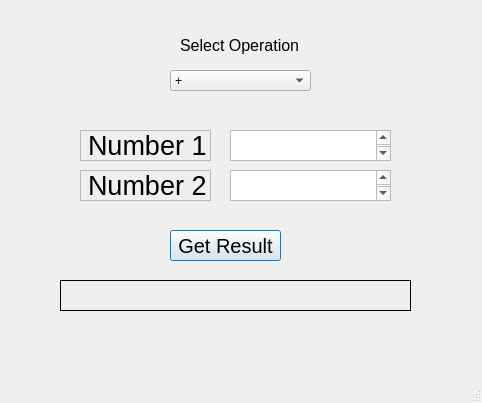
<?xml version="1.0" encoding="UTF-8"?>
<ui version="4.0">
 <class>MainWindow</class>
 <widget class="QMainWindow" name="MainWindow">
  <property name="geometry">
   <rect>
    <x>0</x>
    <y>0</y>
    <width>482</width>
    <height>403</height>
   </rect>
  </property>
  <property name="windowTitle">
   <string>MainWindow</string>
  </property>
  <property name="animated">
   <bool>true</bool>
  </property>
  <property name="dockOptions">
   <set>QMainWindow::AllowTabbedDocks|QMainWindow::AnimatedDocks</set>
  </property>
  <widget class="QWidget" name="centralwidget">
   <widget class="QLabel" name="NUM1">
    <property name="geometry">
     <rect>
      <x>80</x>
      <y>130</y>
      <width>131</width>
      <height>31</height>
     </rect>
    </property>
    <property name="sizePolicy">
     <sizepolicy hsizetype="Preferred" vsizetype="Preferred">
      <horstretch>0</horstretch>
      <verstretch>0</verstretch>
     </sizepolicy>
    </property>
    <property name="font">
     <font>
      <pointsize>20</pointsize>
     </font>
    </property>
    <property name="mouseTracking">
     <bool>false</bool>
    </property>
    <property name="frameShape">
     <enum>QFrame::StyledPanel</enum>
    </property>
    <property name="text">
     <string>Number 1</string>
    </property>
   </widget>
   <widget class="QLabel" name="NUM2">
    <property name="geometry">
     <rect>
      <x>80</x>
      <y>170</y>
      <width>131</width>
      <height>31</height>
     </rect>
    </property>
    <property name="font">
     <font>
      <pointsize>20</pointsize>
     </font>
    </property>
    <property name="frameShape">
     <enum>QFrame::StyledPanel</enum>
    </property>
    <property name="frameShadow">
     <enum>QFrame::Plain</enum>
    </property>
    <property name="text">
     <string>Number 2</string>
    </property>
   </widget>
   <widget class="QPushButton" name="RESULT">
    <property name="geometry">
     <rect>
      <x>170</x>
      <y>230</y>
      <width>111</width>
      <height>31</height>
     </rect>
    </property>
    <property name="font">
     <font>
      <family>MS Shell Dlg 2</family>
      <pointsize>15</pointsize>
      <weight>50</weight>
      <italic>false</italic>
      <bold>false</bold>
     </font>
    </property>
    <property name="cursor">
     <cursorShape>WaitCursor</cursorShape>
    </property>
    <property name="mouseTracking">
     <bool>true</bool>
    </property>
    <property name="autoFillBackground">
     <bool>false</bool>
    </property>
    <property name="styleSheet">
     <string notr="true">font: 8pt &quot;Microsoft YaHei UI&quot;;
font: 15pt &quot;MS Shell Dlg 2&quot;;</string>
    </property>
    <property name="text">
     <string>Get Result</string>
    </property>
    <property name="checkable">
     <bool>false</bool>
    </property>
    <property name="autoRepeat">
     <bool>false</bool>
    </property>
    <property name="autoDefault">
     <bool>false</bool>
    </property>
    <property name="default">
     <bool>true</bool>
    </property>
    <property name="flat">
     <bool>false</bool>
    </property>
   </widget>
   <widget class="QLabel" name="SUM">
    <property name="geometry">
     <rect>
      <x>60</x>
      <y>280</y>
      <width>351</width>
      <height>31</height>
     </rect>
    </property>
    <property name="font">
     <font>
      <pointsize>15</pointsize>
     </font>
    </property>
    <property name="frameShape">
     <enum>QFrame::Box</enum>
    </property>
    <property name="text">
     <string/>
    </property>
   </widget>
   <widget class="QPlainTextEdit" name="plainTextEdi_1">
    <property name="geometry">
     <rect>
      <x>230</x>
      <y>130</y>
      <width>161</width>
      <height>31</height>
     </rect>
    </property>
    <property name="font">
     <font>
      <pointsize>15</pointsize>
     </font>
    </property>
   </widget>
   <widget class="QPlainTextEdit" name="plainTextEdit_2">
    <property name="geometry">
     <rect>
      <x>230</x>
      <y>170</y>
      <width>161</width>
      <height>31</height>
     </rect>
    </property>
    <property name="font">
     <font>
      <pointsize>15</pointsize>
     </font>
    </property>
   </widget>
   <widget class="QComboBox" name="comboBox">
    <property name="geometry">
     <rect>
      <x>170</x>
      <y>70</y>
      <width>141</width>
      <height>21</height>
     </rect>
    </property>
    <item>
     <property name="text">
      <string>+</string>
     </property>
    </item>
    <item>
     <property name="text">
      <string>-</string>
     </property>
    </item>
    <item>
     <property name="text">
      <string>*</string>
     </property>
    </item>
    <item>
     <property name="text">
      <string>/</string>
     </property>
    </item>
   </widget>
   <widget class="QLabel" name="label">
    <property name="geometry">
     <rect>
      <x>180</x>
      <y>30</y>
      <width>121</width>
      <height>31</height>
     </rect>
    </property>
    <property name="font">
     <font>
      <pointsize>12</pointsize>
     </font>
    </property>
    <property name="text">
     <string>Select Operation</string>
    </property>
   </widget>
  </widget>
  <widget class="QMenuBar" name="menubar">
   <property name="geometry">
    <rect>
     <x>0</x>
     <y>0</y>
     <width>482</width>
     <height>21</height>
    </rect>
   </property>
  </widget>
  <widget class="QStatusBar" name="statusbar"/>
 </widget>
 <resources/>
 <connections>
  <connection>
   <sender>comboBox</sender>
   <signal>currentIndexChanged(QString)</signal>
   <receiver>SUM</receiver>
   <slot>clear()</slot>
   <hints>
    <hint type="sourcelabel">
     <x>219</x>
     <y>110</y>
    </hint>
    <hint type="destinationlabel">
     <x>340</x>
     <y>307</y>
    </hint>
   </hints>
  </connection>
 </connections>
</ui>
